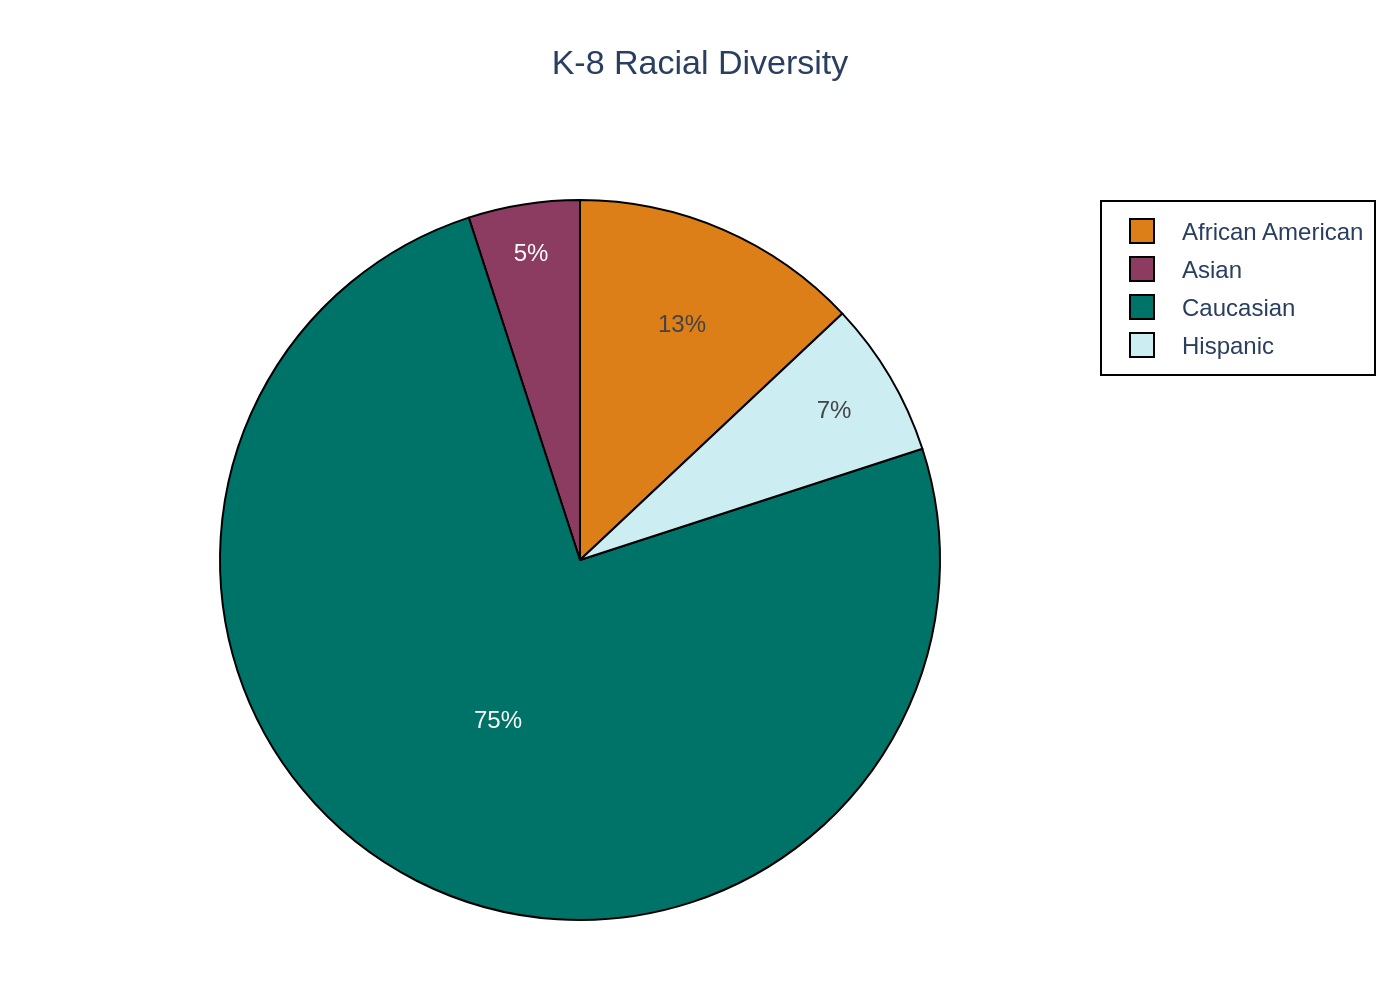

Generate this figure with Python:
import sys
import json
import os
import plotly.graph_objects as go

# Ensure a JSON file path is provided as a command-line argument
if len(sys.argv) != 2:
    sys.exit("Usage: python script.py <path_to_json_file>")

json_file_path = sys.argv[1]

# Load the chart data and configuration from the specified JSON file
with open(json_file_path, 'r', encoding='utf-8') as f:
    chart_info = json.load(f)

# Extract data, texts, and colors from the loaded JSON object
chart_data = chart_info['chart_data']
texts = chart_info['texts']
colors = chart_info['colors']

# Prepare data structures for Plotly, preserving the original order
labels = [d['category'] for d in chart_data]
values = [d['value'] for d in chart_data]

# Create a Plotly figure object
fig = go.Figure()

# Add the pie chart trace using the extracted data
fig.add_trace(go.Pie(
    labels=labels,
    values=values,
    marker=dict(
        colors=colors,
        line=dict(color='#000000', width=1)
    ),
    textinfo='percent',
    texttemplate='%{value}%',
    hoverinfo='label+percent',
    sort=False  # This is crucial to maintain the order from the JSON file
))

# Format the title by combining title and subtitle if available
title_text = texts.get('title', '')
if texts.get('subtitle'):
    title_text += f"<br><sub>{texts.get('subtitle')}</sub>"

# Format the source text
source_text = texts.get('source', '')

# Configure the chart layout, font, title, legend, and margins
fig.update_layout(
    title=dict(
        text=title_text,
        y=0.95,
        x=0.5,
        xanchor='center',
        yanchor='top'
    ),
    font=dict(
        family="Arial"
    ),
    showlegend=True,
    legend=dict(
        bgcolor='rgba(255,255,255,1)',
        bordercolor='Black',
        borderwidth=1
    ),
    margin=dict(l=40, r=150, t=100, b=40),
    annotations=[
        dict(
            showarrow=False,
            text=source_text,
            xref="paper",
            yref="paper",
            x=0,
            y=-0.1,
            xanchor='left',
            yanchor='top',
            align='left'
        )
    ]
)

# Derive the output PNG filename from the input JSON filename
base_filename, _ = os.path.splitext(json_file_path)
output_filename = f"{base_filename}.png"

# Save the generated chart as a high-resolution PNG file
fig.write_image(output_filename, scale=2)
